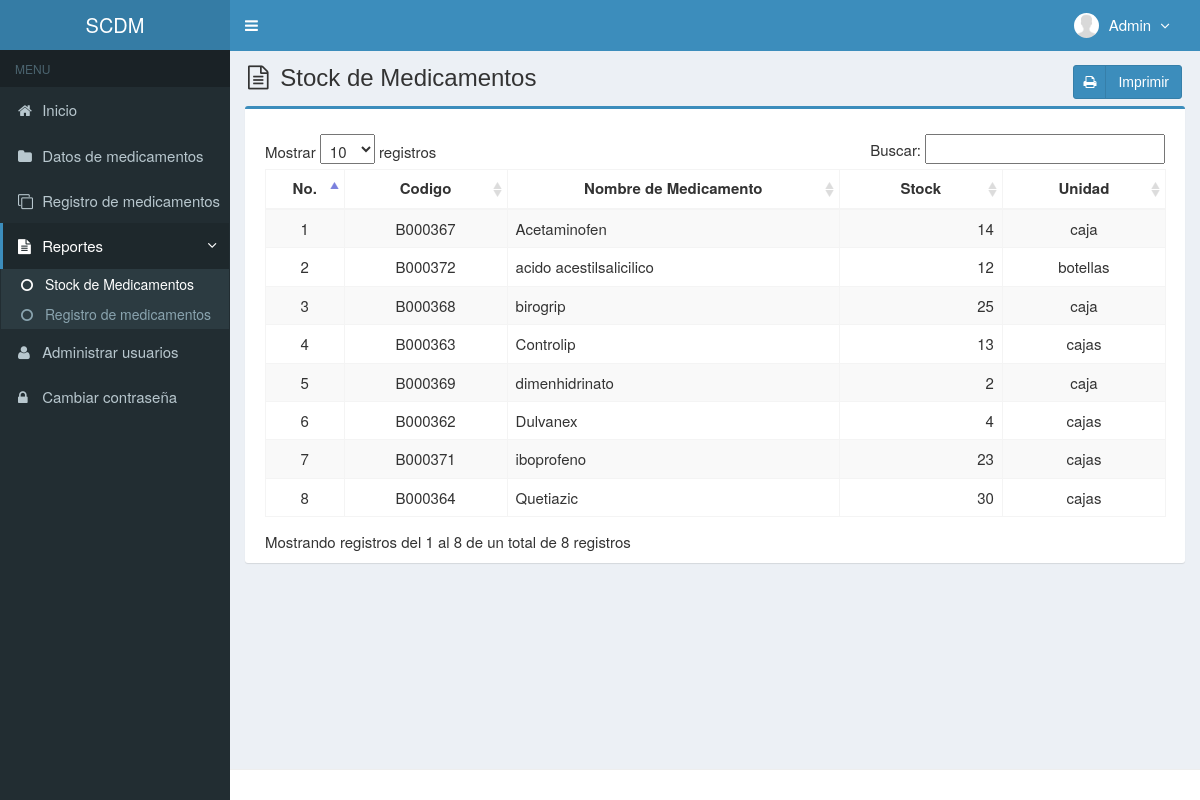
/main.php?module=inventario (signed in), run on the app's committed database.
### tables this page shows
CREATE TABLE `usuarios` (
  `id_user` int(3) NOT NULL,
  `username` varchar(50) NOT NULL,
  `name_user` varchar(50) NOT NULL,
  `password` varchar(50) NOT NULL,
  `email` varchar(50) DEFAULT NULL,
  `telefono` varchar(13) DEFAULT NULL,
  `foto` varchar(100) DEFAULT NULL,
  `permisos_acceso` enum('Super Admin','Gerente','Almacen') NOT NULL,
  `status` enum('activo','bloqueado') NOT NULL DEFAULT 'activo',
  `created_at` timestamp NOT NULL DEFAULT current_timestamp(),
  `updated_at` timestamp NOT NULL DEFAULT current_timestamp() ON UPDATE current_timestamp()
);

CREATE TABLE `medicamentos` (
  `codigo` varchar(7) NOT NULL,
  `nombre` varchar(50) NOT NULL,
  `unidad` varchar(20) NOT NULL,
  `stock` int(11) NOT NULL,
  `created_user` int(3) NOT NULL,
  `created_date` timestamp NOT NULL DEFAULT current_timestamp(),
  `updated_user` int(3) NOT NULL,
  `updated_date` timestamp NOT NULL DEFAULT current_timestamp() ON UPDATE current_timestamp(),
  `id_est` int(150) NOT NULL
);

### modules/inventario/view.php (the view)
<section class="content-header">
  <h1>
    <i class="fa fa-file-text-o icon-title"></i> Stock de Medicamentos
    <a class="btn btn-primary btn-social pull-right" href="modules/inventario/print.php" target="_blank">
      <i class="fa fa-print"></i> Imprimir
    </a>
  </h1>
</section>
<section class="content">
  <div class="row">
    <div class="col-md-12">
      <div class="box box-primary">
        <div class="box-body">
          <table id="dataTables1" class="table table-bordered table-striped table-hover">
            <thead>
              <tr>
                <th class="center">No.</th>
                <th class="center">Codigo</th>
                <th class="center">Nombre de Medicamento</th>
                <th class="center">Stock</th>
                <th class="center">Unidad</th>
              </tr>
            </thead>
            <tbody>
            <?php
            $no = 1;
            $query = mysqli_query($mysqli, "SELECT codigo,nombre,unidad,stock FROM medicamentos ORDER BY nombre ASC")
                                            or die('Error: '.mysqli_error($mysqli));
            while ($data = mysqli_fetch_assoc($query)) {
              echo "<tr>
                      <td width='30' class='center'>$no</td>
                      <td width='80' class='center'>$data[codigo]</td>
                      <td width='180'>$data[nombre]</td>
                      <td width='80' align='right'>$data[stock]</td>
                      <td width='80' class='center'>$data[unidad]</td>
                    </tr>";
              $no++;
            }
            ?>
            </tbody>
          </table>
        </div>
      </div>
    </div>
  </div>
</section><!-- /.content

### top-menu.php (shortened to what this page needs)
<?php
require_once "config/database.php";
$query = mysqli_query($mysqli, "SELECT id_user, name_user, foto, permisos_acceso FROM usuarios WHERE id_user='$_SESSION[id_user]'")
                                or die('error: '.mysqli_error($mysqli));
$data = mysqli_fetch_assoc($query);
?>
<li class="dropdown user user-menu">
  <a href="#" class="dropdown-toggle" data-toggle="dropdown">
  <?php
  if ($data['foto']=="") { ?>
    <img src="images/user/user-default.png" class="user-image" alt="User Image"/>
  <?php
  }
  else { ?>
    <img src="images/user/<?php echo $data['foto']; ?>" class="user-image" alt="User Image"/>
  <?php
  }
  ?>
    <span class="hidden-xs"><?php echo $data['name_user']; ?> <i style="margin-left:5px" class="fa fa-angle-down"></i></span>
  </a>
</li>

### assets/css/style.css (style rules this page uses)
.btn-social *:first-child { border-right: 1px solid rgba(0, 0, 0, 0.1); bottom: 0; font-size: 1em !important; left: 0; line-height: 32px !important; position: absolute; text-align: center; top: 0; width: 32px !important; }
.content-header { padding: 15px 18px 0; position: relative; }
.center { text-align:center; }
.icon-title { margin-right: 5px; }
body { background-color: #fff; color: #333; font-size: 15px; line-height: 1.42857; }

### data on the page
usuarios: foto (placeholder picture), name_user "Admin"
medicamentos: codigo "B000367", nombre "Acetaminofen", stock "14", unidad "caja"
medicamentos: codigo "B000372", nombre "acido acestilsalicilico", stock "12", unidad "botellas"
medicamentos: codigo "B000368", nombre "birogrip", stock "25", unidad "caja"
medicamentos: codigo "B000363", nombre "Controlip", stock "13", unidad "cajas"
medicamentos: codigo "B000369", nombre "dimenhidrinato", stock "2", unidad "caja"
medicamentos: codigo "B000362", nombre "Dulvanex", stock "4", unidad "cajas"
medicamentos: codigo "B000371", nombre "iboprofeno", stock "23", unidad "cajas"
medicamentos: codigo "B000364", nombre "Quetiazic", stock "30", unidad "cajas"
